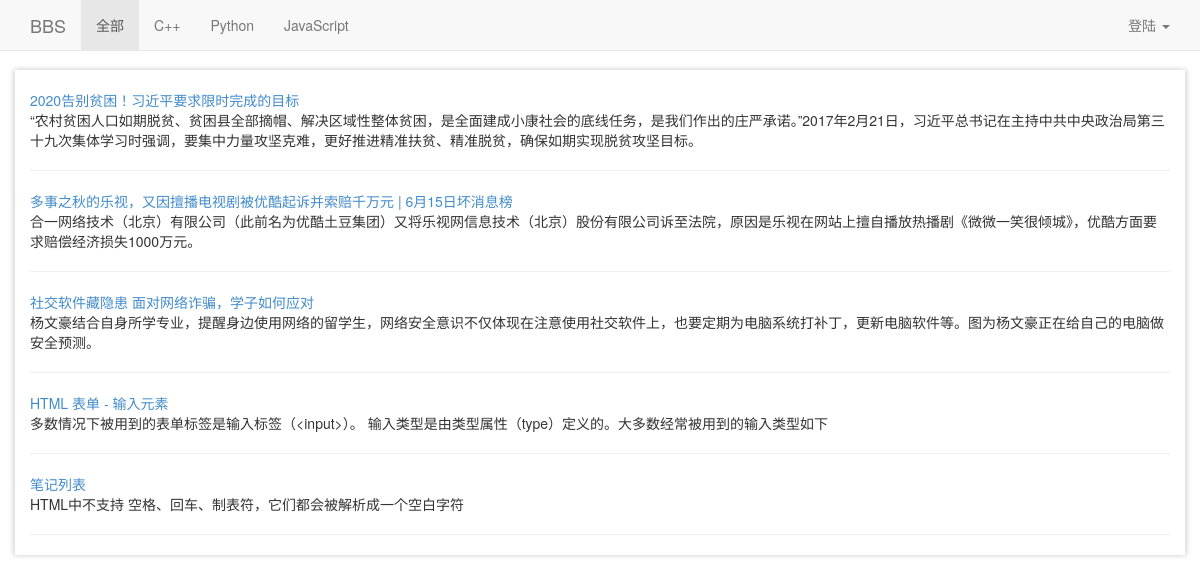
The page /bbs/ on the database its author committed.
### bbs/models.py (models this page shows, shortened)
@python_2_unicode_compatible
class Category(models.Model):
    name = models.CharField(max_length=32, unique=True)
    administrator = models.ForeignKey('BBSUser')

@python_2_unicode_compatible
class BBS(models.Model):
    title = models.CharField(max_length=64)
    summary = models.CharField(max_length=256, blank=True)
    content = models.TextField()
    category = models.ForeignKey('Category')
    author = models.ForeignKey('BBSUser')
    view_count = models.IntegerField()
    ranking = models.IntegerField()
    created_at = models.DateTimeField(auto_now_add=True)
    updated_at = models.DateTimeField(auto_now_add=True)

### bbs/views.py (the view)
# urls.py: url(r'^bbs/$', bbs_view.index, name='index'),
def index(request):
    bbs_list = BBS.objects.all()
    bbs_categories = Category.objects.all()
    return render_to_response('bbs/index.html', {'bbs_list': bbs_list, 'user': request.user, 'bbs_category': bbs_categories, 'cata_id': 0})

### bbs/templates/bbs/index.html (shortened to what this page needs)
<!DOCTYPE html>
<html lang="en">
<head><meta http-equiv="Content-Type" content="text/html; charset=UTF-8">
    <link href="/static/css/bootstrap.min.css" rel="stylesheet">
    <link href="/static/css/navbar-fixed-top.css" rel="stylesheet">
    <link href="/static/css/customize.css" rel="stylesheet">
</head>
<body>
    <nav class="navbar navbar-default navbar-fixed-top" role="navigation">
      <div class="container ">
        <div class="navbar-header">
          <a class="navbar-brand" href="/bbs/">BBS</a>
        </div>
        <div id="navbar" class="navbar-collapse collapse">
          <ul class="nav navbar-nav">
            {% ifequal cata_id 0 %}
                <li class="active"><a href="/bbs/">全部</a></li>
            {%else%}
                <li class=""><a href="/bbs/">全部</a></li>
            {%endifequal%}
            {% for category in bbs_category %}
                {% ifequal category.id cata_id %}
                    <li class="active"><a href="/bbs/category/{{category.id}}/">{{category.name}}</a></li>
                {%else%}
                     <li class=""><a href="/bbs/category/{{category.id}}/">{{category.name}}</a></li>
                {%endifequal%}
            {%endfor %}
          </ul>
          <ul class="nav navbar-nav navbar-right">
            <li class="dropdown">
              <a href="#" class="dropdown-toggle  pull-right" data-toggle="dropdown">
              {% if user.is_authenticated%}
                {{user.username}}
              {%else%}
                登陆
               {%endif%}
               <span class="caret "></span></a>
            </li>
          </ul>
        </div>
      </div>
    </nav>
    <div class="container  center-container-hx ">
    {% block page-content %}
      <div class="contents">
          {% for bbs in bbs_list  %}
            <a href="/bbs/detail/{{bbs.id}}/" >{{ bbs.title}}</a>
            <br>
            {{bbs.summary}}
            <hr>
          {%endfor%}
      </div>
    {% endblock %}
    </div>
</body>
</html>

### bbs/static/bbs/css/navbar-fixed-top.css (style rules this page uses)
body { min-height: 2000px; padding-top: 70px; }

### bbs/static/bbs/css/customize.css (style rules this page uses)
.center-container-hx,.footer { box-shadow: 2px 0 5px rgba(214, 214, 215, 0.9), -2px 0 5px rgba(214, 214, 215, 0.9); }
.contents { margin-top:20px; }
* { word-wrap:break-word; }

### rows shown on the page
Category: name "C++"
Category: name "Python"
Category: name "JavaScript"
BBS: title "2020告别贫困！习近平要求限时完成的目标", summary "“农村贫困人口如期脱贫、贫困县全部摘帽、解决区域性整体贫困，是全面建成小康社会的底线任务，是我们作出的庄严承诺。”2017年2月21日，习近平总书记在主持中共中央政治局第三十九次集体学习时强调，要集中力量攻坚克难，更好推进精准扶贫、精准脱贫，确保如期实现脱贫攻坚目标。"
BBS: title "多事之秋的乐视，又因擅播电视剧被优酷起诉并索赔千万元 | 6月15日坏消息榜", summary "合一网络技术（北京）有限公司（此前名为优酷土豆集团）又将乐视网信息技术（北京）股份有限公司诉至法院，原因是乐视在网站上擅自播放热播剧《微微一笑很倾城》，优酷方面要求赔偿经济损失1000万元。"
BBS: title "社交软件藏隐患 面对网络诈骗，学子如何应对", summary "杨文豪结合自身所学专业，提醒身边使用网络的留学生，网络安全意识不仅体现在注意使用社交软件上，也要定期为电脑系统打补丁，更新电脑软件等。图为杨文豪正在给自己的电脑做安全预测。"
BBS: title "HTML 表单 - 输入元素", summary "多数情况下被用到的表单标签是输入标签（<input>）。 输入类型是由类型属性（type）定义的。大多数经常被用到的输入类型如下"
BBS: title "笔记列表", summary "HTML中不支持 空格、回车、制表符，它们都会被解析成一个空白字符"
